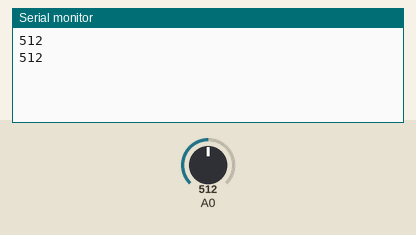
The sketch below on a simulated Arduino Uno, built with avr-gcc and run on an emulated ATmega328P. Shown: the last lines printed to the serial monitor. Inputs (shaded band) come from the test bench; at power-on: A0 = 512.

Above: at 2.8 s.
2.9 s: A0 set to 716
At 4.7 s:
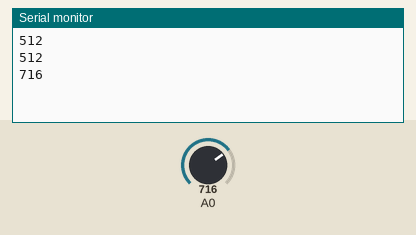
5.6 s: A0 set to 810
At 6.5 s:
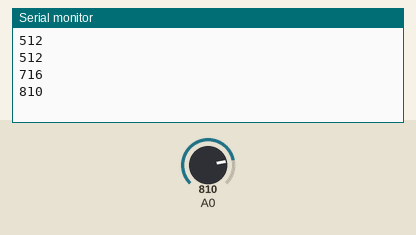
Timing chart, 0 to 8.6 s (numbered marks = the images above; inputs shaded):
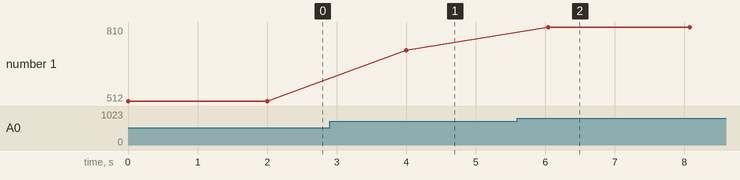

Measured:
- after the input at 2.9 s, the serial monitor: prints a new line after 1.1 s (image 1)
- after the input at 5.6 s, the serial monitor: prints a new line after 0.44 s (image 2)
- plotted number 1: 512 → 716 after the input at 2.9 s, 716 → 810 after the input at 5.6 s

The sketch:

FinalSoilSketch.ino
```cpp
void setup() {
  // initialize serial communication at 9600 bits per second:
  Serial.begin(9600);
}

// the loop routine runs over and over again forever:
void loop() {
  // read the input on analog pin 0:
  int sensorValue = analogRead(A0);
  if(sensorValue < 950 && sensorValue > 800){
    digitalWrite(11, HIGH);
    delay(20);
    digitalWrite(11, LOW);
    delay(20);
  } else if(sensorValue < 800){
    digitalWrite(11, HIGH);
  } else{
    digitalWrite(11, LOW);
  }
  // print out the value you read:
  Serial.println(sensorValue);
  delay(2000);        // delay in between reads for stability
}
```
